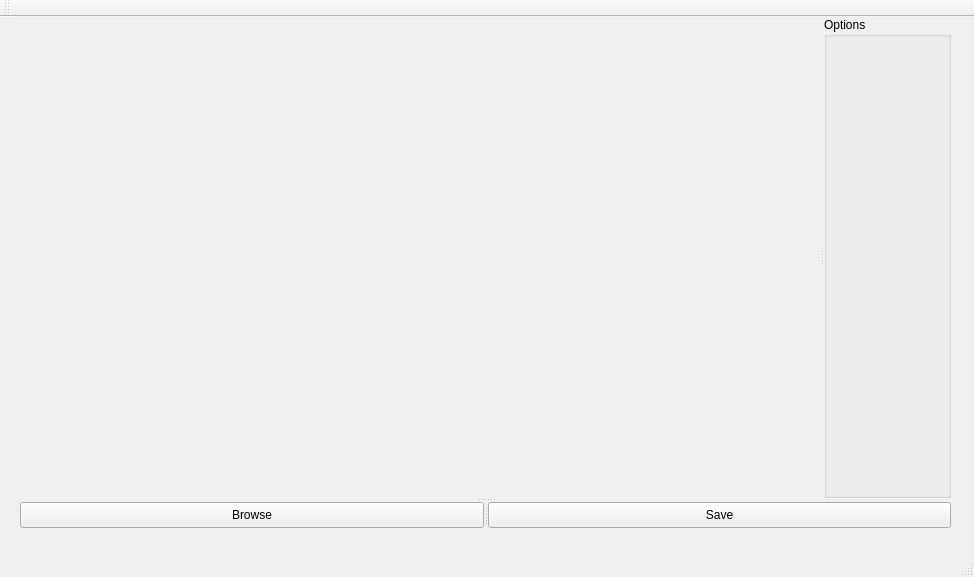
<?xml version="1.0" encoding="UTF-8"?>
<ui version="4.0">
 <class>UIMainWindow</class>
 <widget class="QMainWindow" name="UIMainWindow">
  <property name="geometry">
   <rect>
    <x>0</x>
    <y>0</y>
    <width>974</width>
    <height>577</height>
   </rect>
  </property>
  <property name="sizePolicy">
   <sizepolicy hsizetype="Fixed" vsizetype="Fixed">
    <horstretch>0</horstretch>
    <verstretch>0</verstretch>
   </sizepolicy>
  </property>
  <property name="windowTitle">
   <string>ImageConcat</string>
  </property>
  <widget class="QWidget" name="centralWidget">
   <property name="sizePolicy">
    <sizepolicy hsizetype="Fixed" vsizetype="Fixed">
     <horstretch>0</horstretch>
     <verstretch>0</verstretch>
    </sizepolicy>
   </property>
   <widget class="QSplitter" name="splitter">
    <property name="geometry">
     <rect>
      <x>20</x>
      <y>0</y>
      <width>931</width>
      <height>511</height>
     </rect>
    </property>
    <property name="orientation">
     <enum>Qt::Vertical</enum>
    </property>
    <widget class="QSplitter" name="top">
     <property name="orientation">
      <enum>Qt::Horizontal</enum>
     </property>
     <widget class="QLabel" name="Display">
      <property name="minimumSize">
       <size>
        <width>800</width>
        <height>400</height>
       </size>
      </property>
      <property name="maximumSize">
       <size>
        <width>800</width>
        <height>600</height>
       </size>
      </property>
      <property name="text">
       <string/>
      </property>
     </widget>
     <widget class="QGroupBox" name="checkGroup">
      <property name="title">
       <string>Options</string>
      </property>
     </widget>
    </widget>
    <widget class="QSplitter" name="buttom">
     <property name="orientation">
      <enum>Qt::Horizontal</enum>
     </property>
     <widget class="QPushButton" name="browseButton">
      <property name="text">
       <string>Browse</string>
      </property>
     </widget>
     <widget class="QPushButton" name="saveButton">
      <property name="text">
       <string>Save</string>
      </property>
     </widget>
    </widget>
   </widget>
  </widget>
  <widget class="QMenuBar" name="menuBar">
   <property name="geometry">
    <rect>
     <x>0</x>
     <y>0</y>
     <width>974</width>
     <height>19</height>
    </rect>
   </property>
  </widget>
  <widget class="QToolBar" name="mainToolBar">
   <attribute name="toolBarArea">
    <enum>TopToolBarArea</enum>
   </attribute>
   <attribute name="toolBarBreak">
    <bool>false</bool>
   </attribute>
  </widget>
  <widget class="QStatusBar" name="statusBar"/>
 </widget>
 <layoutdefault spacing="6" margin="11"/>
 <resources/>
 <connections/>
</ui>
